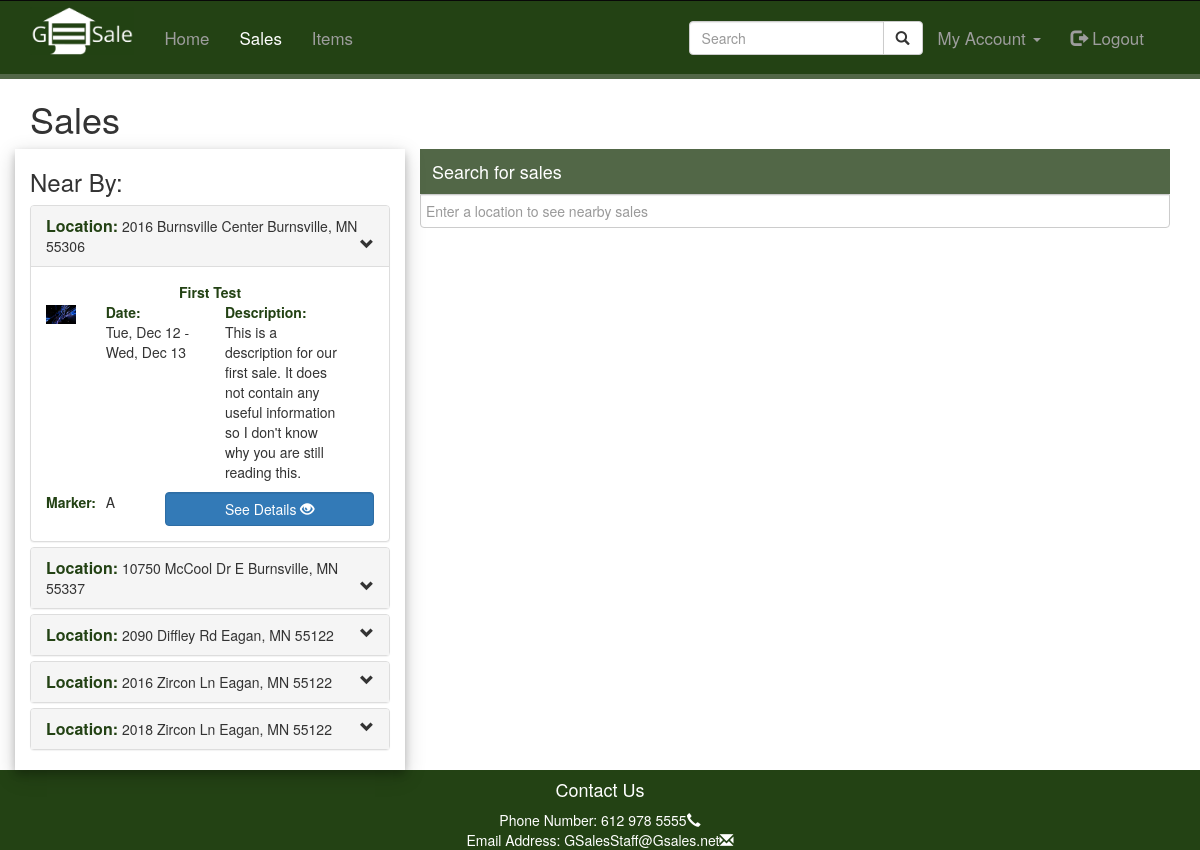
Page /php/otherSales.php (signed in) on the committed database.
### tables this page shows
CREATE TABLE `garage_sales_places` (
  `garage_sale_fk_id` int(22) NOT NULL,
  `place_fk_id` int(22) NOT NULL
);

CREATE TABLE `places` (
  `place_id` int(22) NOT NULL,
  `street_number` varchar(22) NOT NULL,
  `route` varchar(95) NOT NULL,
  `locality` varchar(35) NOT NULL,
  `administrative_area_level_1` varchar(40) NOT NULL,
  `postal_code` varchar(11) NOT NULL,
  `country` varchar(3) NOT NULL,
  `lat` varchar(30) NOT NULL,
  `lng` varchar(30) NOT NULL
);

CREATE TABLE `garage_sales` (
  `gsale_id` int(22) NOT NULL,
  `sale_name` varchar(50) NOT NULL,
  `image_url` varchar(50) NOT NULL,
  `description` varchar(1500) NOT NULL,
  `dates` varchar(128) NOT NULL
);

### php/functions.php (called while the page is built, shortened)
<?php
function sanitizeInput($input) {
  if (is_array($input)) {
    for($i = 0; $i < count($input); $i++) {
      $data = $input[$i];
      $data = trim($data);
      $data = stripslashes($data);
      $data = htmlspecialchars($data);
      $input[$i] = $data;
    }
    return $input;
  } else {
    $data = $input;
    $data = trim($data);
    $data = stripslashes($data);
    $data = htmlspecialchars($data);
    return $data;
  }
}

### php/db_connection.php (called while the page is built, shortened)
<?php
  class SqlManager {
    private static $instance = null;
    private $conn, $query, $error, $result, $numItemsReturned;
    private function __construct() {
      try {
        $this->conn = new PDO('mysql:host=' . HOST . ';dbname=' . DATABASE, USER, PASSWORD);
      } catch(PDOException $e) {
        die("Connection failed: " . $e->getMessage());
      }
    }
    public static function getInstance() {
      if(!isset(self::$instance)) {
        self::$instance = new SqlManager();
      }
      return self::$instance;
    }
    public function query($sql, $params = array()) {
      if ($this->query = $this->conn->prepare($sql)) {
        $index = 1;
        if (count($params) > 0) {
          foreach($params as $param) {
            $this->query->bindValue($index, $param);
            $index++;
          }
        }
        if ($this->query->execute()) {
          $this->result = $this->query->fetchAll(PDO::FETCH_OBJ);
        } else {
          $this->error = true;
        }
      }
      return $this;
    }
  }
?>

### php/Objects.php (the view, shortened to what this page needs)
<?php
require_once 'functions.php';
require_once 'db_connection.php';
class User
{
  private $db_conn,
  $data,
  $sessionName,
  $cookieName,
  $isLoggedIn;
  public function __construct($user = null)
  {
    $this->db_conn = SqlManager::getInstance();
    $this->sessionName = $GLOBALS['config']['session']['session_name'];
    if (!$user) {
      if (Session::exists($this->sessionName)) {
        $user = Session::get($this->sessionName);
        if ($this->find($user)) {
          $this->isLoggedIn = true;
        } else {
        }
      }
    } else {
      $this->find($user);
    }
  }
  public function find($user = null)
  {
    if ($user != null) {
      $field = (is_numeric($user)) ? 'user_id' : 'username';
      $sql = "SELECT * FROM users WHERE " . $field . " = ?";
      $params = array($user);
      $result = $this->db_conn->query($sql, $params);
      if ($result->getCount() > 0) {
        return true;
      }
    }
    return false;
  }
  public function isLoggedIn()
  {
    return $this->isLoggedIn;
  }
}
abstract class PageBuilder
{
  public function getHeader()
  {
    $user = new User();
    $this->logged_in = $user->isLoggedIn();
    $array = explode('/', sanitizeInput($_SERVER['PHP_SELF']));
    $page_name = array_pop($array);
    switch ($page_name) {
      case "otherSales.php":
        $this->active = 'otherSales';
        $this->header = $this->makeHeader($this->active, $this->logged_in);
        echo $this->header;
        break;
    }
  }
  static function getFooter()
  {
    echo <<<CONTENT
		<div class="container text-center">
			<h4>Contact Us</h4>
			<div>
				<div class="contact-info">Phone Number: 612 978 5555<span class="glyphicon glyphicon-earphone"></span></div>
				<div class="contact-info">Email Address: GSalesStaff@Gsales.net<span class="glyphicon glyphicon-envelope"></span></div>
			</div>
		</div>
CONTENT;
  }
  protected function makeHeader($active, $logged_in)
  {
    $header = '';
    if (!$logged_in) {
      $header = '
						<nav class="navbar navbar-expand navbar-inverse">
							<div class="container">
								<div class="navbar-header">
									<button type="button" class="navbar-toggle" data-toggle="collapse" data-target="#MyNavbar">
										<span class="sr-only">Toggle navigation</span>
										<span class="icon-bar"></span>
										<span class="icon-bar"></span>
										<span class="icon-bar"></span>
									</button>
								<a class="navbar-brand" href="index.php"><img src="../img/garage_logo_final2.jpg"/></a>
								</div>
								<div class="collapse navbar-collapse" id="MyNavbar">
									<ul class="nav navbar-nav navbar float-left">
           <li class="'. ((strcmp($this->getCurrentPage(), "index.php") == 0)?  'active' : '') . '"><a href="index.php">Home</a></li>
           <li role="separator" class="divider"></li>
            <li class="'. ((strcmp($this->getCurrentPage(), "otherSales.php") == 0)?  'active' :  '') . '"><a href="otherSales.php">Sales</a></li>
           <li role="separator" class="divider"></li>
            <li class="'. ((strcmp($this->getCurrentPage(), "items.php") == 0)? 'active' : '') . '"><a href="items.php">Items</a></li>
           <li role="separator" class="divider"></li>
									</ul>
									<ul class="nav navbar-nav navbar-right">
										<li>
											<form class="navbar-form navbar-right" role="search">
												<div class="input-group">
													<input id="search" type="text" class="form-control" placeholder="Search" name="search">
													<div class="input-group-btn">
														<button class="btn btn-default" type="submit"><i class="glyphicon glyphicon-search"></i></button>
													</div>
												</div>
											</form>
										</li>
										<li class="' . ((strcmp($this->getCurrentPage(), "createAccount.php") == 0) ? "active" : 'null') . '"><a href="createAccount.php">Create Account</a></li>
										<li><a class="'. ((strcmp($this->getCurrentPage(), "login.php") == 0)? "active" : '') . '" href="#"><span class="glyphicon glyphicon-log-in"></span> Login</a></li>
									</ul>
								</div>
							</div>
						</nav>';
    } else {
      $header = '
						<nav class="navbar navbar-expand navbar-inverse">
							<div class="container">
								<div class="navbar-header">
								<a class="navbar-brand" href="#"><img src="../img/garage_logo_final2.jpg"/></a>
								</div>
								<div class="collapse navbar-collapse" id="MyNavbar">
									<ul class="nav navbar-nav navbar float-left">
									<li class="'. ((strcmp($this->getCurrentPage(), "index.php") == 0)? 'active' : '') . '"><a href="index.php">Home</a></li>
            <li class="'. ((strcmp($this->getCurrentPage(), "otherSales.php") == 0) ? 'active' : '') . '"><a href="otherSales.php">Sales</a></li>
            <li class="'. ((strcmp($this->getCurrentPage(), "items.php") == 0) ? 'active' : '') . '"><a href="items.php">Items</a></li>
									</ul>
									<ul class="nav navbar-nav navbar-right">
										<li>
                      <form class="navbar-form navbar-right" role="search">
                        <div class="input-group">
                          <input id="search" type="text" class="form-control" placeholder="Search" name="search">
                          <div class="input-group-btn">
                            <button class="btn btn-default" type="submit"><i class="glyphicon glyphicon-search"></i></button>
                          </div>
                        </div>
                      </form>
										</li>
										<li class="dropdown '. ((strcmp($this->getCurrentPage(), "yourSales.php") == 0) ? 'active' : '') . '">
          <a href="#" class="dropdown-toggle" data-toggle="dropdown" role="button" aria-haspopup="true" aria-expanded="false">My Account <span class="caret"></span></a>
									</li>
									<li><a href="logout.php"><span class="glyphicon glyphicon-log-out"></span> Logout</a></li>
									</ul>
								</div>
							</div>
						</nav>';
    }
    return $header;
  }
  protected function getCurrentPage() {
    $array = explode('/', sanitizeInput($_SERVER['PHP_SELF']));
    $page_name = array_pop($array);
    return $page_name;
  }
}
class SalesListTable {
  private $db_conn, $places, $gsales;
  public function __construct() {
    $this->db_conn = SqlManager::getInstance();
  }
  public function getTable($lat, $lng, $index, $size = 5) {
    $this->getTableData($lat, $lng, $index, $size);
    echo $this->createTable();
  }
  private function getTableData($lat, $lng, $index, $size) {
    $sql = "SELECT *,SQRT(POWER(? - p.lat, 2) + POWER(? - p.lng,2)) AS Distance FROM places AS p
	         JOIN garage_sales_places AS g_fk ON p.place_id = g_fk.place_fk_id
          JOIN (SELECT g.gsale_id FROM garage_sales AS g WHERE DATE(RIGHT(g.dates, 10)) >= CURRENT_DATE) g ON g.gsale_id = g_fk.garage_sale_fk_id
        WHERE p.place_id > ? ORDER BY Distance ASC LIMIT " . $size;
    $params = array($lat, $lng, $index);
    $result = $this->db_conn->query($sql,$params);
    if (!$result->getError()) {
      $this->places = $result->getResult();
    }
    $sql = "SELECT gsale_id, sale_name, image_url, description, dates, place_fk_id FROM garage_sales JOIN garage_sales_places ON garage_sales.gsale_id = garage_sales_places.garage_sale_fk_id WHERE place_fk_id = ?";
    $length = count($this->places);
    for ($i = 0; $i < $length; $i++) {
      $params = array($this->places[$i]->place_id);
      $result = $this->db_conn->query($sql, $params);
      if (!$result->getError()) {
        $this->gsales[] = $result->getResult();
      }
    }
  }
  private function createTable() {
    $chars = array('A', 'B', 'C', 'D', 'E', 'F', 'G', 'H', 'I', 'J', 'K', 'L', 'M', 'N', 'O', 'P', 'Q', 'R', 'S', 'T', 'U', 'V', 'W', 'X', 'Y', 'Z');
    $table = '<h3>Near By:</h3><div class="panel-group">';
    $length = count($this->gsales);
    if ($length != 0) {
      for ($i = 0; $i < $length; $i++) {
        $dates = DateTimeFormater::getDays($this->gsales[$i][0]->dates);
        $table .=
          "<div class='panel panel-default'>
          <div class='panel-heading' id='sale{$i}' data-toggle='collapse' data-target='#collapse{$i}' " . ($i === 0 ? "aria-expanded='true'" : "") . ">
            <h5 class='panel-title collapse-header'>Location:</h5>
            <p class='collapse-header-text'>{$this->places[$i]->street_number} {$this->places[$i]->route} {$this->places[$i]->locality}, {$this->places[$i]->administrative_area_level_1} {$this->places[$i]->postal_code}</p>
            <span class='glyphicon glyphicon-chevron-down pull-right' aria-hidden='true'></span>
          </div>
          <div id='collapse{$i}' class='panel-collapse collapse " . ($i === 0 ? "in" : "") . "' " . ($i === 0 ? "aria-expanded='true'" : "") . ">
            <div class='panel-body'>
              <div class='row text-center'>
                <h5 class='collapse-header'>{$this->gsales[$i][0]->sale_name}</h5>
              </div>
              <div class='row'>
                <div class='col-sm-2'>
                  <img src='{$this->gsales[$i][0]->image_url}'>
                </div>
                <div class='col-sm-4'>
                  <h5 class='collapse-header'>Date: </h5>
                  <p>{$dates[0]} - {$dates[count($dates)-1]}</p>
                </div>
                <div class='col-sm-5'>
                  <h5 class='collapse-header'>Description:</h5>
                  <p>{$this->gsales[$i][0]->description}</p>
                </div>
              </div>
              <div class='row'>
                <div class='col-xs-12 col-sm-4'>
                  <div class='row'>
                    <div class='col-sm-6'>
                      <h5 class='collapse-header'>Marker:</h5>
                    </div>
                    <div class='col-sm-6'>
                      <p>{$chars[$i]}</p></div>
                    </div>
                  </div>
                <div class='col-xs-12 col-sm-8 pull-right'>
                  <a class='btn btn-primary form-control' href='otherSales.php?gsale_id={$this->gsales[$i][0]->gsale_id}'>See Details&nbsp;<span class='glyphicon glyphicon-eye-open' aria-hidden='true'></span></a>
                </div>
              </div>
            </div>
          </div>
        </div>";
      }
    } else {
    }
    $table .= '</div>';
    return $table;
  }
}
class Session {
  public static function exists($name) {
    return (isset($_SESSION[$name])) ? true : false;
  }
  public static function get($name) {
    return $_SESSION[$name];
  }
}
class cookie {
  public static function exists($name) {
    return (isset($_COOKIE[$name])) ? true : false;
  }
}
class DateTimeFormater {
  public static function getDateTime($date_time) {
    $return_array = array();
    $date_time = explode(',',$date_time);
    foreach ($date_time as $param) {
      $return_array[] = explode('-', $param);
    }
    return $return_array;
  }
  public static function getDays($date_time) {
    $date_time = DateTimeFormater::getDateTime($date_time);
    $times = array();
    $count = count($date_time);
    if ($count == 1) {
      $times[] = DateTimeFormater::parseDay($date_time[0][2]);
    } else {
      for ($i = 0; $i < $count; $i++) {
        $times[] = DateTimeFormater::parseDay($date_time[$i][2]);
      }
    }
    return $times;
  }
  private static function parseDay($day) {
    $yyyymmdd = explode('/', $day);
    $month = "";
    $day_of_week = DateTimeFormater::parseDayOfWeek($day);
    switch ($yyyymmdd) {
      case $yyyymmdd[1] == '12':
        $month = "Dec";
        break;
    }
    return $day_of_week . ", " . $month . " " . $yyyymmdd[2];
  }
  private static function parseDayOfWeek($date) {
    $dates = explode('/', $date);
    $month = ($dates[1] + 10) % 12;
    $date = $dates[2];
    $year = (int)substr($dates[0], 2);
    $year2 = (int)substr($dates[0], 0, 2);
    $date = ($date + floor((2.6*$month) - .2) -(2*20) + $year + floor($year/4) + floor($year2/4))%7;
    $day = "";
    switch($date) {
      case 2:
        $day = "Tue";
        break;
      case 3:
        $day = "Wed";
        break;
      case 6:
        $day = "Sat";
        break;
    }
    return $day;
  }
}
?>

### css/styles.css (style rules this page uses)
.navbar { margin-bottom: 0; padding: .5% 0; border-right: none; border-bottom: #526747 5px solid; border-left: none; border-radius: 0; background-color: #234214; color: #fff; font-size: 1.1em; }
.navbar-inverse .navbar-collapse { border-color: #526747; }
.navbar-brand { float: left; padding: 0 15px 5px; }
.navbar-inverse .navbar-nav .active a, .navbar-inverse .navbar-nav .active a:focus, .navbar-inverse .navbar-nav .active a:hover { background-color: #234214; color: #fff; }
.navbar-brand img { width: 5.8em; }
.nav { margin-bottom: 0; padding: .5% 0; border: none; border-radius: 0; background-color: #234214; color: #fff; font-size: 1.1em; }
.navbar-header { min-height: 3.8em; }
.collapse-header { display: inline; color: #234214; font-weight: bold; }
.collapse-header-text { display: inline }
ul.nav.navbar-nav.navbar-right { padding-right: 1%; }

### php/otherSales.php (style rules this page uses)
img { max-width: 250px; width: 100%; }

### rows in the picture
garage_sales_places: place_fk.street_number "2016", place_fk.route "Burnsville Center", place_fk.locality "Burnsville", place_fk.administrative_area_level_1 "MN", place_fk.postal_code "55306", garage_sale_fk_id.sale_name "First Test", garage_sale_fk_id.image_url (picture), garage_sale_fk_id.dates "Tue, Dec 12", garage_sale_fk_id.dates "Wed, Dec 13", garage_sale_fk_id.description "This is a description for our first sale. It does not contain any useful information so I don't know why you are still reading this.", i "A"
garage_sales_places: place_fk.street_number "10750", place_fk.route "McCool Dr E", place_fk.locality "Burnsville", place_fk.administrative_area_level_1 "MN", place_fk.postal_code "55337"
garage_sales_places: place_fk.street_number "2090", place_fk.route "Diffley Rd", place_fk.locality "Eagan", place_fk.administrative_area_level_1 "MN", place_fk.postal_code "55122"
garage_sales_places: place_fk.street_number "2016", place_fk.route "Zircon Ln", place_fk.locality "Eagan", place_fk.administrative_area_level_1 "MN", place_fk.postal_code "55122"
garage_sales_places: place_fk.street_number "2018", place_fk.route "Zircon Ln", place_fk.locality "Eagan", place_fk.administrative_area_level_1 "MN", place_fk.postal_code "55122"
